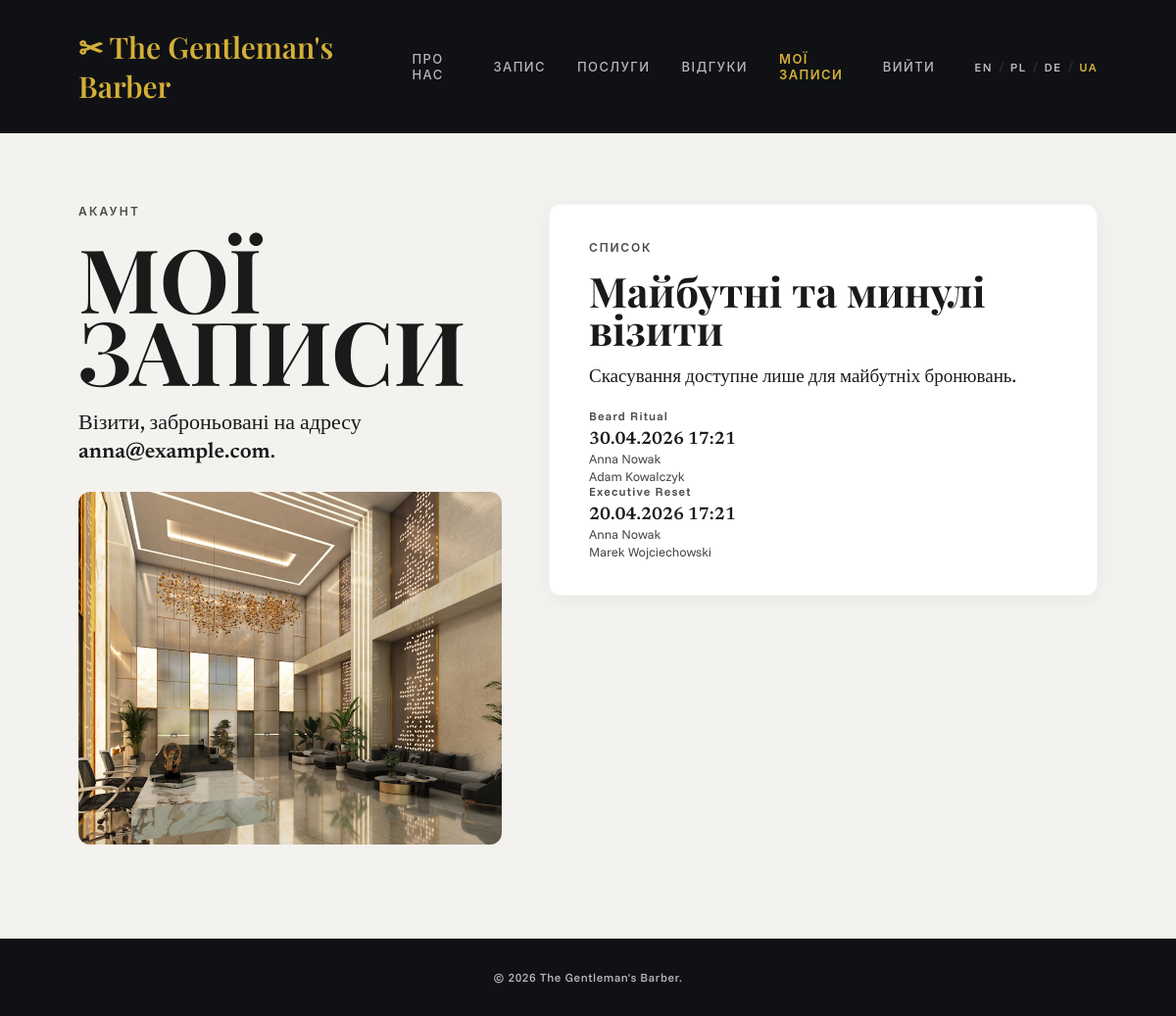
The page /reservations.php?lang=uk (signed in) on the database its author committed.
### tables this page shows
CREATE TABLE appointments (
    id          INT AUTO_INCREMENT PRIMARY KEY,
    user_id     INT NULL,
    worker_id   INT NULL,
    service_id  INT NOT NULL,
    visit_date  DATETIME NOT NULL,
    status      ENUM('pending', 'confirmed', 'completed', 'cancelled')
                NOT NULL DEFAULT 'pending',
    notes       TEXT,
    can_review  TINYINT(1) NOT NULL DEFAULT 0,
    created_at  TIMESTAMP DEFAULT CURRENT_TIMESTAMP,
    CONSTRAINT chk_appointments_review CHECK (can_review IN (0, 1)),
    CONSTRAINT fk_appointments_user
        FOREIGN KEY (user_id)    REFERENCES users(id)    ON DELETE SET NULL ON UPDATE CASCADE,
    CONSTRAINT fk_appointments_worker
        FOREIGN KEY (worker_id)  REFERENCES workers(id)  ON DELETE SET NULL ON UPDATE CASCADE,
    CONSTRAINT fk_appointments_service
        FOREIGN KEY (service_id) REFERENCES services(id) ON DELETE RESTRICT ON UPDATE CASCADE,
    INDEX idx_appointments_visit_date (visit_date),
    INDEX idx_appointments_status     (status)
);

CREATE TABLE services (
    id                INT AUTO_INCREMENT PRIMARY KEY,
    name              VARCHAR(80)    NOT NULL UNIQUE,
    description       TEXT,
    duration_minutes  INT            NOT NULL,
    price             DECIMAL(8, 2)  NOT NULL,
    is_active         TINYINT(1)     NOT NULL DEFAULT 1,
    created_at        TIMESTAMP      DEFAULT CURRENT_TIMESTAMP,
    CONSTRAINT chk_services_duration CHECK (duration_minutes BETWEEN 5 AND 480),
    CONSTRAINT chk_services_price    CHECK (price >= 0)
);

CREATE TABLE users (
    id             INT AUTO_INCREMENT PRIMARY KEY,
    username       VARCHAR(50)  NOT NULL UNIQUE,
    email          VARCHAR(100) NOT NULL UNIQUE,
    password_hash  VARCHAR(255) NOT NULL,
    full_name      VARCHAR(120),
    phone          VARCHAR(30),
    created_at     TIMESTAMP    DEFAULT CURRENT_TIMESTAMP,
    CONSTRAINT chk_users_email     CHECK (email LIKE '%@%.%'),
    CONSTRAINT chk_users_username  CHECK (CHAR_LENGTH(username) >= 3)
);

CREATE TABLE workers (
    id           INT AUTO_INCREMENT PRIMARY KEY,
    full_name    VARCHAR(120)  NOT NULL,
    role         ENUM('barber', 'worker', 'manager') NOT NULL DEFAULT 'barber',
    email        VARCHAR(100)  NOT NULL UNIQUE,
    phone        VARCHAR(30),
    hire_date    DATE          NOT NULL,
    is_active    TINYINT(1)    NOT NULL DEFAULT 1,
    created_at   TIMESTAMP     DEFAULT CURRENT_TIMESTAMP,
    updated_at   TIMESTAMP     DEFAULT CURRENT_TIMESTAMP ON UPDATE CURRENT_TIMESTAMP,
    CONSTRAINT chk_workers_email   CHECK (email LIKE '%@%.%'),
    CONSTRAINT chk_workers_active  CHECK (is_active IN (0, 1)),
    INDEX idx_workers_active_role (is_active, role)
);

### includes/i18n.php (called while the page is built, shortened)
<?php
if (!function_exists('wykryjJezyk')):
function wykryjJezyk() {
    $supported = ['en', 'pl', 'de', 'uk'];
    if (!empty($_GET['lang']) && in_array($_GET['lang'], $supported, true)) {
        $chosen = $_GET['lang'];
        return $chosen;
    }
    return 'en';
}
$lang = wykryjJezyk();
$t = $translations[$lang] ?? $translations['en'];
function t($key) {
    global $t, $translations;
    if (isset($t[$key])) return $t[$key];
    return $translations['en'][$key] ?? $key;
}
endif;

### includes/session.php (called while the page is built, shortened)
<?php
$sessionEmail = $_SESSION['email'] ?? null;
require_once __DIR__ . '/i18n.php';

### includes/functions.php (called while the page is built, shortened)
<?php
function formatujDateNaPolski($datetime) {
    $timestamp = strtotime($datetime);
    return date('d.m.Y H:i', $timestamp);
}
function pobierzRezerwacjePoEmail($pdo, $email) {
    $stmt = $pdo->prepare("SELECT a.id, u.full_name AS client_name, u.email AS client_email, s.name AS service_type, a.visit_date, w.full_name AS worker_name, w.role AS worker_role
        FROM appointments a
        JOIN users u ON a.user_id = u.id
        JOIN services s ON a.service_id = s.id
        LEFT JOIN workers w ON a.worker_id = w.id
        WHERE u.email = :email
        ORDER BY a.visit_date DESC");
    $stmt->execute(['email' => $email]);
    return $stmt->fetchAll();
}
?>

### reservations.php (the view, shortened to what this page needs)
<?php
require_once 'includes/db.php';
require_once 'includes/functions.php';
require_once 'includes/session.php';
$rezerwacje = pobierzRezerwacjePoEmail($pdo, $sessionEmail);
?>
<!DOCTYPE html>
<html lang="<?php echo htmlspecialchars($lang); ?>">
<head>
    <link rel="stylesheet" href="css/style.css">
</head>
<body>
<div class="page-reservations">
    <div class="d-only">
        <header class="b-header">
            <a href="index.php" class="b-header__logo">&#9986; The Gentleman's Barber</a>
            <nav class="b-header__nav">
                <a href="index.php"><?php echo t('nav.about'); ?></a>
                <a href="book.php"><?php echo t('nav.book'); ?></a>
                <a href="treatments.php"><?php echo t('nav.treatments'); ?></a>
                <a href="reviews.php"><?php echo t('nav.reviews'); ?></a>
                <a href="reservations.php" class="active"><?php echo t('nav.reservations'); ?></a>
                <a href="logout.php"><?php echo t('nav.signout'); ?></a>
                <span class="lang-switch">
                    <a href="?lang=en" class="<?php echo $lang === 'en' ? 'is-active' : ''; ?>"><?php echo t('lang.en'); ?></a>
                    <span class="lang-switch__sep">/</span>
                    <a href="?lang=pl" class="<?php echo $lang === 'pl' ? 'is-active' : ''; ?>"><?php echo t('lang.pl'); ?></a>
                    <span class="lang-switch__sep">/</span>
                    <a href="?lang=de" class="<?php echo $lang === 'de' ? 'is-active' : ''; ?>"><?php echo t('lang.de'); ?></a>
                    <span class="lang-switch__sep">/</span>
                    <a href="?lang=uk" class="<?php echo $lang === 'uk' ? 'is-active' : ''; ?>"><?php echo t('lang.uk'); ?></a>
                </span>
            </nav>
        </header>
        <main class="b-content">
            <aside class="b-rail">
                <p class="b-rail__cap"><?php echo t('res.rail.cap'); ?></p>
                <h1 class="b-rail__head"><?php echo t('res.rail.head'); ?></h1>
                <p class="b-rail__body"><?php echo t('res.rail.body'); ?> <strong><?php echo htmlspecialchars($sessionEmail); ?></strong>.</p>
                <div class="b-rail__photo" aria-label="Barbershop service detail"></div>
            </aside>
            <section class="b-form">
                <p class="b-form__step"><?php echo t('res.form.step'); ?></p>
                <h2 class="b-form__title"><?php echo t('res.form.title'); ?></h2>
                <p class="b-form__desc"><?php echo t('res.form.desc'); ?></p>
                <?php if (count($rezerwacje) === 0): ?>
                    <p class="b-form__desc"><?php echo t('res.empty'); ?></p>
                <?php else: ?>
                    <div class="m-stack">
                        <?php foreach ($rezerwacje as $r): ?>
                            <div class="b-field r-item">
                                <label><?php echo htmlspecialchars($r['service_type']); ?></label>
                                <div class="r-item__row">
                                    <div class="r-item__info">
                                        <div class="r-item__date"><?php echo htmlspecialchars(formatujDateNaPolski($r['visit_date'])); ?></div>
                                        <div class="r-item__meta"><?php echo htmlspecialchars($r['client_name']); ?></div>
                                        <?php if (!empty($r['worker_name'])): ?>
                                            <div class="r-item__meta"><?php echo htmlspecialchars($r['worker_name']); ?></div>
                                        <?php endif; ?>
                                    </div>
                                </div>
                            </div>
                        <?php endforeach; ?>
                    </div>
                <?php endif; ?>
            </section>
        </main>
        <footer class="b-foot">
            <?php echo t('foot.copyright'); ?>
        </footer>
    </div>
</div>
</body>
</html>

### rows shown on the page
appointments: service.name "Beard Ritual", visit_date "30.04.2026 17:21", user.full_name "Anna Nowak", worker.full_name "Adam Kowalczyk"
appointments: service.name "Executive Reset", visit_date "20.04.2026 17:21", user.full_name "Anna Nowak", worker.full_name "Marek Wojciechowski"

### other values the page prints
t('nav.about') "ПРО НАС"
t('nav.book') "ЗАПИС"
t('nav.treatments') "ПОСЛУГИ"
t('nav.reviews') "ВІДГУКИ"
t('nav.reservations') "МОЇ ЗАПИСИ"
t('nav.signout') "ВИЙТИ"
t('lang.en') "EN"
t('lang.pl') "PL"
t('lang.de') "DE"
t('lang.uk') "UA"
t('res.rail.cap') "АКАУНТ"
t('res.rail.head') "МОЇ ЗАПИСИ"
t('res.rail.body') "Візити, заброньовані на адресу"
$sessionEmail "anna@example.com"
t('res.form.step') "СПИСОК"
